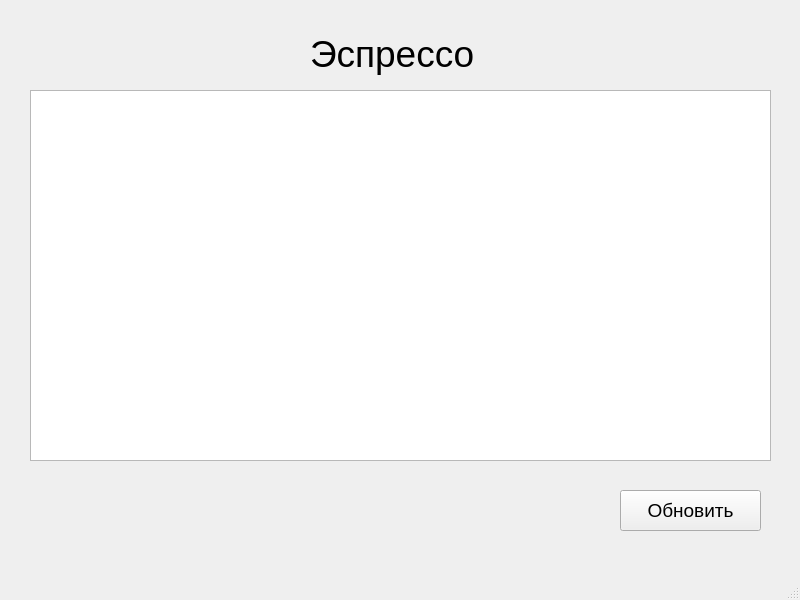
<?xml version="1.0" encoding="UTF-8"?>
<ui version="4.0">
 <class>MainWindow</class>
 <widget class="QMainWindow" name="MainWindow">
  <property name="geometry">
   <rect>
    <x>0</x>
    <y>0</y>
    <width>800</width>
    <height>600</height>
   </rect>
  </property>
  <property name="minimumSize">
   <size>
    <width>800</width>
    <height>600</height>
   </size>
  </property>
  <property name="maximumSize">
   <size>
    <width>800</width>
    <height>600</height>
   </size>
  </property>
  <property name="windowTitle">
   <string>Эспрессо </string>
  </property>
  <property name="windowIcon">
   <iconset>
    <normaloff>coffee.ico</normaloff>coffee.ico</iconset>
  </property>
  <widget class="QWidget" name="centralwidget">
   <widget class="QLabel" name="label">
    <property name="geometry">
     <rect>
      <x>310</x>
      <y>10</y>
      <width>251</width>
      <height>131</height>
     </rect>
    </property>
    <property name="font">
     <font>
      <pointsize>28</pointsize>
     </font>
    </property>
    <property name="text">
     <string>Эспрессо
</string>
    </property>
   </widget>
   <widget class="QTableWidget" name="tableWidget">
    <property name="geometry">
     <rect>
      <x>30</x>
      <y>90</y>
      <width>741</width>
      <height>371</height>
     </rect>
    </property>
   </widget>
   <widget class="QPushButton" name="pushButton">
    <property name="geometry">
     <rect>
      <x>620</x>
      <y>490</y>
      <width>141</width>
      <height>41</height>
     </rect>
    </property>
    <property name="font">
     <font>
      <pointsize>14</pointsize>
     </font>
    </property>
    <property name="text">
     <string>Обновить</string>
    </property>
   </widget>
  </widget>
  <widget class="QMenuBar" name="menubar">
   <property name="geometry">
    <rect>
     <x>0</x>
     <y>0</y>
     <width>800</width>
     <height>26</height>
    </rect>
   </property>
  </widget>
  <widget class="QStatusBar" name="statusbar"/>
 </widget>
 <resources/>
 <connections/>
</ui>
